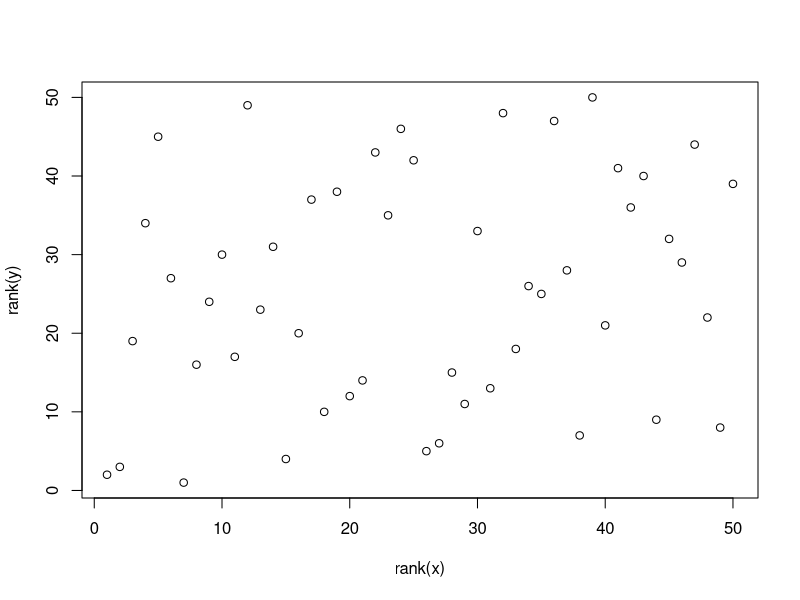
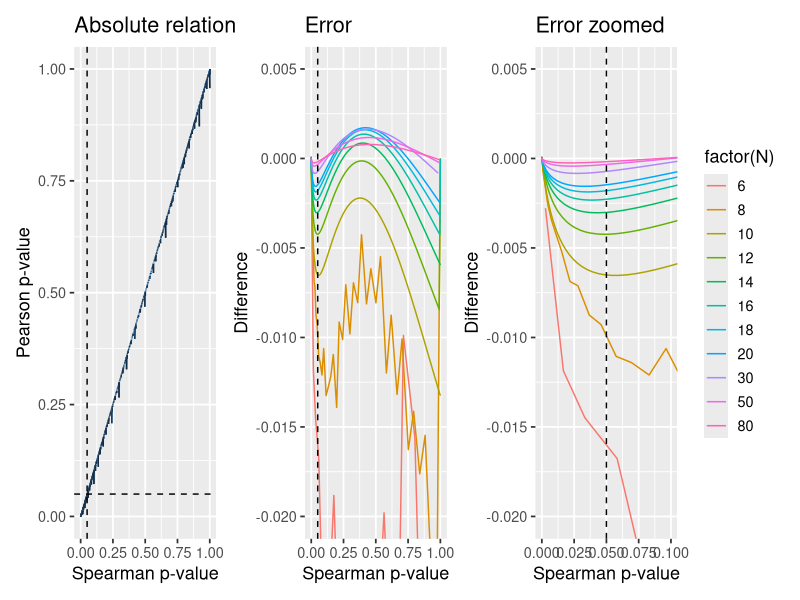

Write R code to recreate these figures, in order.
## ---- chunk 1
data = MASS::mvrnorm(50, mu=c(2, 2), Sigma=cbind(c(1, 0.4), c(0.4, 1)))
x = data[,1]
y = data[,2]
plot(rank(y) ~ rank(x))
## ---- chunk 2
# Three ways of running the same model
spearman = cor.test(x, y, method='spearman')
pearson = cor.test(rank(x), rank(y), method='pearson')  # On ranks
linear = summary(lm(rank(y) ~ rank(x)))  # Linear is identical to pearson; just showing.

# Present the results
print('coefficient rho is exactly identical:')
rbind(spearman=spearman$estimate, 
      ranked_pearson=pearson$estimate, 
      ranked_linear=linear$coefficients[2])

print('p is approximately identical:')
rbind(spearman=spearman$p.value, 
      ranked_pearson=pearson$p.value, 
      ranked_linear=linear$coefficients[8])
## ---- chunk 3
library(tidyverse)

# Settings for data simulation
PERMUTATIONS = 1:200
Ns = c(seq(from=6, to=20, by=2), 30, 50, 80)  # Sample sizes to model
rs = c(0, 0.5, 0.95)  # Correlation coefficients to model

# Begin
D = expand.grid(set=PERMUTATIONS, r=rs, N=Ns) %>%  # Combinations of N and r
  mutate(
    # Use the parameters to generate correlated data in each row
    data = map2(N, r, function(N, r) MASS::mvrnorm(N, mu=c(0, 4), Sigma=cbind(c(1, r), c(r, 1)))),
    
    # Tests
    pearson_raw = map(data, ~cor.test(rank(.x[, 1]), rank(.x[, 2]), method='pearson')),
    spearman_raw = map(data, ~cor.test(.x[, 1], .x[, 2], method = 'spearman')),
    
    # Tidy it up
    pearson = map(pearson_raw, broom::tidy),
    spearman = map(spearman_raw, broom::tidy),
  ) %>%
  
  # Get estimates "out" of the tidied results.
  unnest(pearson, spearman, .sep='_') %>%
  select(-data, -pearson_raw, -spearman_raw)
  
  # If you want to do a permutation-based Spearman to better handle ties and
  # overcome issues on how to compute p (computationally heavy).
  # Corresponds very closely to R's spearman p-values
  #mutate(p.perm = map(data, ~ coin::pvalue(coin::spearman_test(.x[,1] ~ .x[,2], distribution='approximate')))) %>%
  #unnest(p.perm)

head(D)
## ---- chunk 4
summary(D$estimate - D$estimate1)
## ---- chunk 5
library(patchwork)

# A straight-up comparison of the p-values
p_relative = ggplot(D, aes(x=spearman_p.value, y=pearson_p.value, color=N)) + 
  geom_line() + 
  geom_vline(xintercept=0.05, lty=2) +
  geom_hline(yintercept=0.05, lty=2) +
  
  labs(title='Absolute relation', x = 'Spearman p-value', y = 'Pearson p-value') + 
  #coord_cartesian(xlim=c(0, 0.10), ylim=c(0, 0.11)) + 
  theme_gray(13) + 
  guides(color=FALSE)

# Looking at the difference (error) between p-values
p_error_all = ggplot(D, aes(x=spearman_p.value, y=pearson_p.value-spearman_p.value, color=factor(N))) + 
  geom_line() + 
  geom_vline(xintercept=0.05, lty=2) +
  
  labs(title='Error', x='Spearman p-value', y='Difference') + 
  coord_cartesian(ylim=c(-0.02, 0.005)) + 
  theme_gray(13) + 
  guides(color=FALSE)

# Same, but zoomed in around p=0.05
p_error_zoom = ggplot(D, aes(x=spearman_p.value, y=pearson_p.value-spearman_p.value, color=factor(N))) + 
  geom_line() + 
  geom_vline(xintercept=0.05, lty=2) +
  
  labs(title='Error zoomed', x='Spearman p-value', y='Difference') + 
  coord_cartesian(ylim=c(-0.02, 0.005), xlim=c(0, 0.10)) + 
  theme_gray(13)

# Show it. Patchwork is your friend!
p_relative + p_error_all + p_error_zoom
